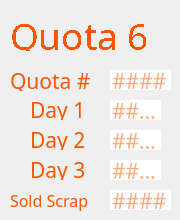
     <widget class="QWidget" name="page_6">
      <widget class="QLineEdit" name="q6d3">
       <property name="geometry">
        <rect>
         <x>110</x>
         <y>160</y>
         <width>51</width>
         <height>20</height>
        </rect>
       </property>
       <property name="font">
        <font>
         <family>IBM 3270</family>
         <pointsize>16</pointsize>
        </font>
       </property>
       <property name="styleSheet">
        <string notr="true">color: rgb(253, 85, 0);
border: none;</string>
       </property>
       <property name="maxLength">
        <number>4</number>
       </property>
       <property name="placeholderText">
        <string>####</string>
       </property>
      </widget>
      <widget class="QLabel" name="label_38">
       <property name="geometry">
        <rect>
         <x>10</x>
         <y>190</y>
         <width>91</width>
         <height>21</height>
        </rect>
       </property>
       <property name="font">
        <font>
         <family>IBM 3270</family>
         <pointsize>12</pointsize>
        </font>
       </property>
       <property name="styleSheet">
        <string notr="true">color: rgb(253, 85, 0);
border: none;</string>
       </property>
       <property name="text">
        <string>Sold Scrap</string>
       </property>
      </widget>
      <widget class="QLabel" name="label_39">
       <property name="geometry">
        <rect>
         <x>30</x>
         <y>100</y>
         <width>61</width>
         <height>20</height>
        </rect>
       </property>
       <property name="font">
        <font>
         <family>IBM 3270</family>
         <pointsize>16</pointsize>
        </font>
       </property>
       <property name="styleSheet">
        <string notr="true">color: rgb(253, 85, 0);
border: none;</string>
       </property>
       <property name="text">
        <string>Day 1</string>
       </property>
      </widget>
      <widget class="QLineEdit" name="q6d2">
       <property name="geometry">
        <rect>
         <x>110</x>
         <y>130</y>
         <width>51</width>
         <height>20</height>
        </rect>
       </property>
       <property name="font">
        <font>
         <family>IBM 3270</family>
         <pointsize>16</pointsize>
        </font>
       </property>
       <property name="styleSheet">
        <string notr="true">color: rgb(253, 85, 0);
border: none;</string>
       </property>
       <property name="maxLength">
        <number>4</number>
       </property>
       <property name="placeholderText">
        <string>####</string>
       </property>
      </widget>
      <widget class="QLineEdit" name="q6">
       <property name="geometry">
        <rect>
         <x>110</x>
         <y>70</y>
         <width>61</width>
         <height>20</height>
        </rect>
       </property>
       <property name="font">
        <font>
         <family>IBM 3270</family>
         <pointsize>16</pointsize>
        </font>
       </property>
       <property name="styleSheet">
        <string notr="true">color: rgb(253, 85, 0);
border: none;</string>
       </property>
       <property name="text">
        <string/>
       </property>
       <property name="maxLength">
        <number>5</number>
       </property>
       <property name="readOnly">
        <bool>false</bool>
       </property>
       <property name="placeholderText">
        <string>####</string>
       </property>
      </widget>
      <widget class="QLineEdit" name="q6sold">
       <property name="geometry">
        <rect>
         <x>110</x>
         <y>190</y>
         <width>61</width>
         <height>20</height>
        </rect>
       </property>
       <property name="font">
        <font>
         <family>IBM 3270</family>
         <pointsize>16</pointsize>
        </font>
       </property>
       <property name="styleSheet">
        <string notr="true">color: rgb(253, 85, 0);
border: none;</string>
       </property>
       <property name="maxLength">
        <number>5</number>
       </property>
       <property name="placeholderText">
        <string>####</string>
       </property>
      </widget>
      <widget class="QLabel" name="label_42">
       <property name="geometry">
        <rect>
         <x>10</x>
         <y>10</y>
         <width>151</width>
         <height>41</height>
        </rect>
       </property>
       <property name="sizePolicy">
        <sizepolicy hsizetype="Fixed" vsizetype="Fixed">
         <horstretch>0</horstretch>
         <verstretch>0</verstretch>
        </sizepolicy>
       </property>
       <property name="font">
        <font>
         <family>IBM 3270</family>
         <pointsize>24</pointsize>
         <weight>50</weight>
         <italic>false</italic>
         <bold>false</bold>
         <stylestrategy>NoAntialias</stylestrategy>
        </font>
       </property>
       <property name="styleSheet">
        <string notr="true">font: 24pt &quot;IBM 3270&quot;;
color: rgb(253, 85, 0);</string>
       </property>
       <property name="text">
        <string>&lt;html&gt;&lt;head/&gt;&lt;body&gt;&lt;p&gt;&lt;span style=&quot; font-size:28pt;&quot;&gt;Quota 6&lt;/span&gt;&lt;/p&gt;&lt;/body&gt;&lt;/html&gt;</string>
       </property>
      </widget>
      <widget class="QLabel" name="label_29">
       <property name="geometry">
        <rect>
         <x>30</x>
         <y>160</y>
         <width>61</width>
         <height>20</height>
        </rect>
       </property>
       <property name="font">
        <font>
         <family>IBM 3270</family>
         <pointsize>16</pointsize>
        </font>
       </property>
       <property name="styleSheet">
        <string notr="true">color: rgb(253, 85, 0);
border: none;</string>
       </property>
       <property name="text">
        <string>Day 3</string>
       </property>
      </widget>
      <widget class="QLabel" name="label_41">
       <property name="geometry">
        <rect>
         <x>30</x>
         <y>130</y>
         <width>61</width>
         <height>20</height>
        </rect>
       </property>
       <property name="font">
        <font>
         <family>IBM 3270</family>
         <pointsize>16</pointsize>
        </font>
       </property>
       <property name="styleSheet">
        <string notr="true">color: rgb(253, 85, 0);
border: none;</string>
       </property>
       <property name="text">
        <string>Day 2</string>
       </property>
      </widget>
      <widget class="QLabel" name="label_40">
       <property name="geometry">
        <rect>
         <x>10</x>
         <y>70</y>
         <width>81</width>
         <height>21</height>
        </rect>
       </property>
       <property name="font">
        <font>
         <family>IBM 3270</family>
         <pointsize>16</pointsize>
        </font>
       </property>
       <property name="styleSheet">
        <string notr="true">color: rgb(253, 85, 0);</string>
       </property>
       <property name="text">
        <string>Quota #</string>
       </property>
      </widget>
      <widget class="QLineEdit" name="q6d1">
       <property name="geometry">
        <rect>
         <x>110</x>
         <y>100</y>
         <width>51</width>
         <height>20</height>
        </rect>
       </property>
       <property name="font">
        <font>
         <family>IBM 3270</family>
         <pointsize>16</pointsize>
         <weight>50</weight>
         <bold>false</bold>
        </font>
       </property>
       <property name="styleSheet">
        <string notr="true">color: rgb(253, 85, 0);
border: none;</string>
       </property>
       <property name="inputMethodHints">
        <set>Qt::ImhNone</set>
       </property>
       <property name="text">
        <string/>
       </property>
       <property name="maxLength">
        <number>4</number>
       </property>
       <property name="readOnly">
        <bool>false</bool>
       </property>
       <property name="placeholderText">
        <string>####</string>
       </property>
      </widget>
     </widget>
